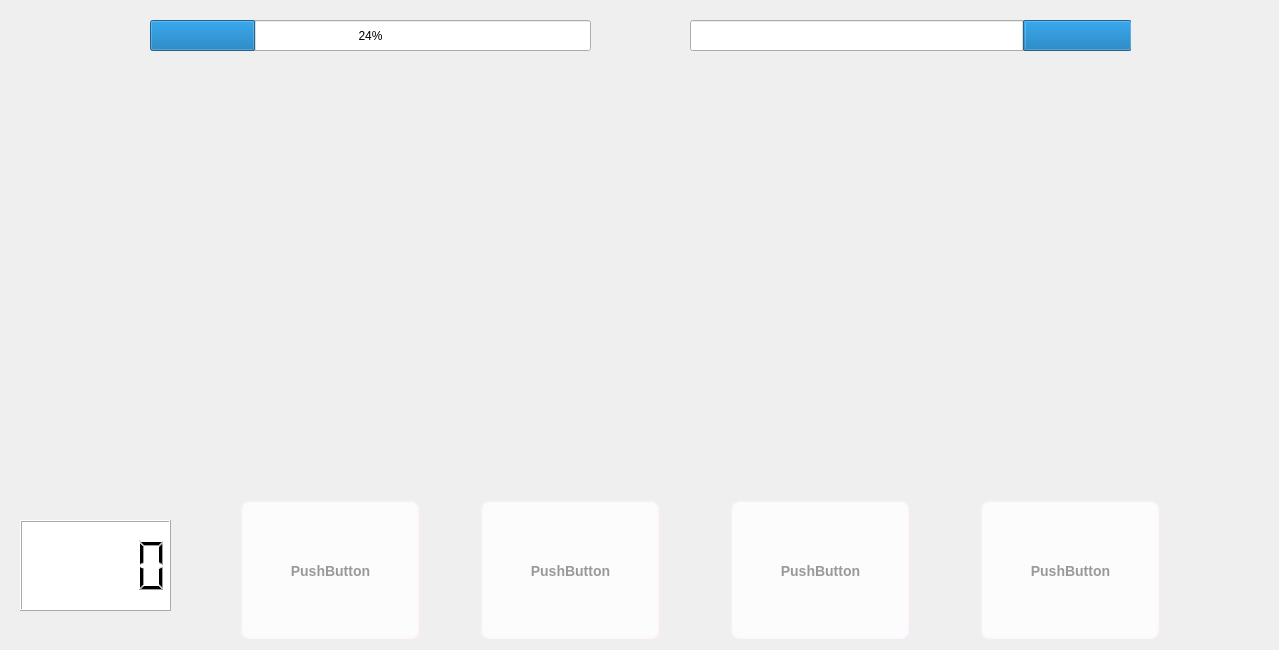
    <widget class="QWidget" name="fightroomPage">
     <widget class="QProgressBar" name="yourHp">
      <property name="geometry">
       <rect>
        <x>150</x>
        <y>20</y>
        <width>441</width>
        <height>31</height>
       </rect>
      </property>
      <property name="value">
       <number>24</number>
      </property>
     </widget>
     <widget class="QProgressBar" name="enemyHp">
      <property name="geometry">
       <rect>
        <x>690</x>
        <y>20</y>
        <width>441</width>
        <height>31</height>
       </rect>
      </property>
      <property name="layoutDirection">
       <enum>Qt::RightToLeft</enum>
      </property>
      <property name="value">
       <number>24</number>
      </property>
     </widget>
     <widget class="QPushButton" name="attackBtn">
      <property name="geometry">
       <rect>
        <x>240</x>
        <y>500</y>
        <width>181</width>
        <height>141</height>
       </rect>
      </property>
      <property name="styleSheet">
       <string notr="true">QPushButton{
     background-color: rgba(255, 255, 255, 200);/*背景色*/
     border-style: outset; /*边框样式*/
     border-width: 4px;  /*边框宽度为4像素*/
     border-radius: 10px; /*边框圆角半径*/
     border-color: rgba(255, 225, 255, 30);/*边框颜色*/
     font: bold 14px;/*字体*/
         color:rgba(0, 0, 0, 100);/*字体颜色*/
     padding: 6px; /*填衬*/
}
QPushButton:hover{ /*鼠标悬停在按钮上时*/
        background-color:rgba(200, 200, 200, 200);
        border-color: rgba(255, 225, 255, 200);
        color:rgba(0, 0, 0, 200);
}

QPushButton:pressed { /*按钮被按下时*/
     background-color:rgba(255, 255, 255, 200);
         border-color: rgba(255, 225, 255, 30);
     border-style: inset;
        color:rgba(0, 0, 0, 100);
}</string>
      </property>
      <property name="text">
       <string>PushButton</string>
      </property>
     </widget>
     <widget class="QPushButton" name="attackBtn_2">
      <property name="geometry">
       <rect>
        <x>480</x>
        <y>500</y>
        <width>181</width>
        <height>141</height>
       </rect>
      </property>
      <property name="styleSheet">
       <string notr="true">QPushButton{
     background-color: rgba(255, 255, 255, 200);/*背景色*/
     border-style: outset; /*边框样式*/
     border-width: 4px;  /*边框宽度为4像素*/
     border-radius: 10px; /*边框圆角半径*/
     border-color: rgba(255, 225, 255, 30);/*边框颜色*/
     font: bold 14px;/*字体*/
         color:rgba(0, 0, 0, 100);/*字体颜色*/
     padding: 6px; /*填衬*/
}
QPushButton:hover{ /*鼠标悬停在按钮上时*/
        background-color:rgba(200, 200, 200, 200);
        border-color: rgba(255, 225, 255, 200);
        color:rgba(0, 0, 0, 200);
}

QPushButton:pressed { /*按钮被按下时*/
     background-color:rgba(255, 255, 255, 200);
         border-color: rgba(255, 225, 255, 30);
     border-style: inset;
        color:rgba(0, 0, 0, 100);
}</string>
      </property>
      <property name="text">
       <string>PushButton</string>
      </property>
     </widget>
     <widget class="QPushButton" name="attackBtn_3">
      <property name="geometry">
       <rect>
        <x>730</x>
        <y>500</y>
        <width>181</width>
        <height>141</height>
       </rect>
      </property>
      <property name="styleSheet">
       <string notr="true">QPushButton{
     background-color: rgba(255, 255, 255, 200);/*背景色*/
     border-style: outset; /*边框样式*/
     border-width: 4px;  /*边框宽度为4像素*/
     border-radius: 10px; /*边框圆角半径*/
     border-color: rgba(255, 225, 255, 30);/*边框颜色*/
     font: bold 14px;/*字体*/
         color:rgba(0, 0, 0, 100);/*字体颜色*/
     padding: 6px; /*填衬*/
}
QPushButton:hover{ /*鼠标悬停在按钮上时*/
        background-color:rgba(200, 200, 200, 200);
        border-color: rgba(255, 225, 255, 200);
        color:rgba(0, 0, 0, 200);
}

QPushButton:pressed { /*按钮被按下时*/
     background-color:rgba(255, 255, 255, 200);
         border-color: rgba(255, 225, 255, 30);
     border-style: inset;
        color:rgba(0, 0, 0, 100);
}</string>
      </property>
      <property name="text">
       <string>PushButton</string>
      </property>
     </widget>
     <widget class="QPushButton" name="attackBtn_4">
      <property name="geometry">
       <rect>
        <x>980</x>
        <y>500</y>
        <width>181</width>
        <height>141</height>
       </rect>
      </property>
      <property name="styleSheet">
       <string notr="true">QPushButton{
     background-color: rgba(255, 255, 255, 200);/*背景色*/
     border-style: outset; /*边框样式*/
     border-width: 4px;  /*边框宽度为4像素*/
     border-radius: 10px; /*边框圆角半径*/
     border-color: rgba(255, 225, 255, 30);/*边框颜色*/
     font: bold 14px;/*字体*/
         color:rgba(0, 0, 0, 100);/*字体颜色*/
     padding: 6px; /*填衬*/
}
QPushButton:hover{ /*鼠标悬停在按钮上时*/
        background-color:rgba(200, 200, 200, 200);
        border-color: rgba(255, 225, 255, 200);
        color:rgba(0, 0, 0, 200);
}

QPushButton:pressed { /*按钮被按下时*/
     background-color:rgba(255, 255, 255, 200);
         border-color: rgba(255, 225, 255, 30);
     border-style: inset;
        color:rgba(0, 0, 0, 100);
}</string>
      </property>
      <property name="text">
       <string>PushButton</string>
      </property>
     </widget>
     <widget class="QLCDNumber" name="energyBar">
      <property name="geometry">
       <rect>
        <x>20</x>
        <y>520</y>
        <width>151</width>
        <height>91</height>
       </rect>
      </property>
      <property name="styleSheet">
       <string notr="true">background-color: rgb(255, 255, 255);</string>
      </property>
     </widget>
     <widget class="QLabel" name="yourHead">
      <property name="geometry">
       <rect>
        <x>20</x>
        <y>20</y>
        <width>120</width>
        <height>120</height>
       </rect>
      </property>
      <property name="text">
       <string/>
      </property>
     </widget>
     <widget class="QLabel" name="enemyHead">
      <property name="geometry">
       <rect>
        <x>1150</x>
        <y>20</y>
        <width>120</width>
        <height>120</height>
       </rect>
      </property>
      <property name="text">
       <string/>
      </property>
     </widget>
     <widget class="QLabel" name="yourpokemon">
      <property name="geometry">
       <rect>
        <x>120</x>
        <y>280</y>
        <width>120</width>
        <height>120</height>
       </rect>
      </property>
      <property name="text">
       <string/>
      </property>
     </widget>
     <widget class="QLabel" name="enemypokemon">
      <property name="geometry">
       <rect>
        <x>940</x>
        <y>280</y>
        <width>120</width>
        <height>120</height>
       </rect>
      </property>
      <property name="text">
       <string/>
      </property>
     </widget>
     <widget class="QLabel" name="missLabel">
      <property name="geometry">
       <rect>
        <x>930</x>
        <y>250</y>
        <width>131</width>
        <height>41</height>
       </rect>
      </property>
      <property name="text">
       <string/>
      </property>
     </widget>
     <widget class="QLabel" name="missLabel_2">
      <property name="geometry">
       <rect>
        <x>120</x>
        <y>250</y>
        <width>131</width>
        <height>41</height>
       </rect>
      </property>
      <property name="text">
       <string/>
      </property>
     </widget>
    </widget>
